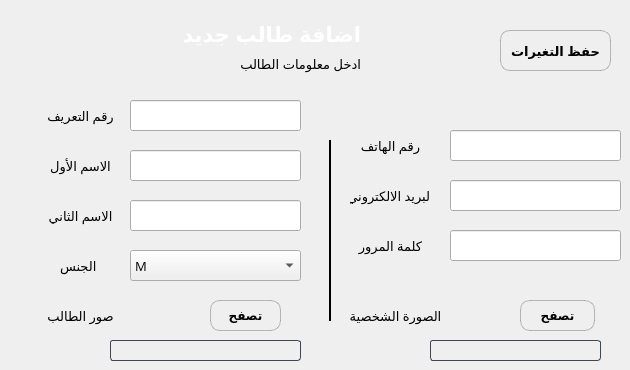
    <widget class="QWidget" name="tab_1">
     <property name="styleSheet">
      <string notr="true">#btn10,#btn11,#btn12{
	background-color: transparent;
    border: 1px solid rgba(93, 93, 91,100);
    border-radius:10px;
}
#btn10:hover{
	background-color: rgb(72, 76, 83);
}

#btn11:hover{
	background-color: rgb(72, 76, 83);
}
#btn10:pressed{
	background-color: rgb(28, 31, 36);
}

#btn11:pressed{
	background-color: rgb(28, 31, 36);
}

#btn12:hover{
	background-color: rgb(72, 76, 83);
}
#btn12:pressed{
	background-color: rgb(28, 31, 36);
}</string>
     </property>
     <attribute name="title">
      <string>تسجيل</string>
     </attribute>
     <widget class="QLabel" name="label_13">
      <property name="geometry">
       <rect>
        <x>110</x>
        <y>50</y>
        <width>251</width>
        <height>29</height>
       </rect>
      </property>
      <property name="font">
       <font>
        <family>Segoe UI</family>
        <pointsize>10</pointsize>
        <italic>false</italic>
        <bold>false</bold>
        <kerning>true</kerning>
       </font>
      </property>
      <property name="layoutDirection">
       <enum>Qt::LayoutDirection::LeftToRight</enum>
      </property>
      <property name="styleSheet">
       <string notr="true"/>
      </property>
      <property name="text">
       <string>ادخل معلومات الطالب</string>
      </property>
      <property name="scaledContents">
       <bool>true</bool>
      </property>
      <property name="alignment">
       <set>Qt::AlignmentFlag::AlignLeading|Qt::AlignmentFlag::AlignLeft|Qt::AlignmentFlag::AlignVCenter</set>
      </property>
     </widget>
     <widget class="QLabel" name="label_12">
      <property name="geometry">
       <rect>
        <x>110</x>
        <y>20</y>
        <width>251</width>
        <height>29</height>
       </rect>
      </property>
      <property name="font">
       <font>
        <family>Segoe UI</family>
        <pointsize>16</pointsize>
        <bold>true</bold>
        <kerning>true</kerning>
       </font>
      </property>
      <property name="layoutDirection">
       <enum>Qt::LayoutDirection::LeftToRight</enum>
      </property>
      <property name="styleSheet">
       <string notr="true">color: rgb(255, 255, 255);</string>
      </property>
      <property name="text">
       <string>اضافة طالب جديد</string>
      </property>
      <property name="scaledContents">
       <bool>true</bool>
      </property>
      <property name="alignment">
       <set>Qt::AlignmentFlag::AlignLeading|Qt::AlignmentFlag::AlignLeft|Qt::AlignmentFlag::AlignVCenter</set>
      </property>
     </widget>
     <widget class="QLabel" name="label_11">
      <property name="geometry">
       <rect>
        <x>30</x>
        <y>20</y>
        <width>61</width>
        <height>61</height>
       </rect>
      </property>
      <property name="styleSheet">
       <string notr="true">image: url(:/images/images/images/prof12.png);</string>
      </property>
      <property name="text">
       <string/>
      </property>
      <property name="pixmap">
       <pixmap>../../../.designer/src/student.png</pixmap>
      </property>
      <property name="scaledContents">
       <bool>true</bool>
      </property>
     </widget>
     <widget class="QLineEdit" name="tb10">
      <property name="geometry">
       <rect>
        <x>130</x>
        <y>100</y>
        <width>171</width>
        <height>31</height>
       </rect>
      </property>
      <property name="font">
       <font>
        <family>Poppins Medium</family>
        <pointsize>10</pointsize>
       </font>
      </property>
      <property name="styleSheet">
       <string notr="true"/>
      </property>
      <property name="text">
       <string/>
      </property>
     </widget>
     <widget class="QLabel" name="label_15">
      <property name="geometry">
       <rect>
        <x>40</x>
        <y>150</y>
        <width>81</width>
        <height>31</height>
       </rect>
      </property>
      <property name="font">
       <font>
        <family>Open Sans</family>
        <pointsize>10</pointsize>
        <italic>false</italic>
        <bold>false</bold>
        <kerning>true</kerning>
       </font>
      </property>
      <property name="layoutDirection">
       <enum>Qt::LayoutDirection::LeftToRight</enum>
      </property>
      <property name="styleSheet">
       <string notr="true"/>
      </property>
      <property name="text">
       <string>الاسم الأول</string>
      </property>
      <property name="scaledContents">
       <bool>true</bool>
      </property>
      <property name="alignment">
       <set>Qt::AlignmentFlag::AlignCenter</set>
      </property>
     </widget>
     <widget class="Line" name="line">
      <property name="geometry">
       <rect>
        <x>320</x>
        <y>140</y>
        <width>20</width>
        <height>181</height>
       </rect>
      </property>
      <property name="styleSheet">
       <string notr="true"/>
      </property>
      <property name="frameShadow">
       <enum>QFrame::Shadow::Plain</enum>
      </property>
      <property name="lineWidth">
       <number>2</number>
      </property>
      <property name="orientation">
       <enum>Qt::Orientation::Vertical</enum>
      </property>
     </widget>
     <widget class="QLabel" name="label_17">
      <property name="geometry">
       <rect>
        <x>60</x>
        <y>250</y>
        <width>41</width>
        <height>31</height>
       </rect>
      </property>
      <property name="font">
       <font>
        <family>Open Sans</family>
        <pointsize>10</pointsize>
        <italic>false</italic>
        <bold>false</bold>
        <kerning>true</kerning>
       </font>
      </property>
      <property name="layoutDirection">
       <enum>Qt::LayoutDirection::LeftToRight</enum>
      </property>
      <property name="styleSheet">
       <string notr="true"/>
      </property>
      <property name="text">
       <string>الجنس</string>
      </property>
      <property name="scaledContents">
       <bool>true</bool>
      </property>
      <property name="alignment">
       <set>Qt::AlignmentFlag::AlignRight|Qt::AlignmentFlag::AlignTrailing|Qt::AlignmentFlag::AlignVCenter</set>
      </property>
     </widget>
     <widget class="QComboBox" name="cb10">
      <property name="geometry">
       <rect>
        <x>130</x>
        <y>250</y>
        <width>171</width>
        <height>31</height>
       </rect>
      </property>
      <property name="font">
       <font>
        <family>Open Sans</family>
        <pointsize>10</pointsize>
       </font>
      </property>
      <property name="styleSheet">
       <string notr="true"/>
      </property>
      <item>
       <property name="text">
        <string>M</string>
       </property>
      </item>
      <item>
       <property name="text">
        <string>F</string>
       </property>
      </item>
     </widget>
     <widget class="QLabel" name="label_16">
      <property name="geometry">
       <rect>
        <x>40</x>
        <y>200</y>
        <width>81</width>
        <height>31</height>
       </rect>
      </property>
      <property name="font">
       <font>
        <family>Open Sans</family>
        <pointsize>10</pointsize>
        <italic>false</italic>
        <bold>false</bold>
        <kerning>true</kerning>
       </font>
      </property>
      <property name="layoutDirection">
       <enum>Qt::LayoutDirection::LeftToRight</enum>
      </property>
      <property name="styleSheet">
       <string notr="true"/>
      </property>
      <property name="text">
       <string>الاسم الثاني</string>
      </property>
      <property name="scaledContents">
       <bool>true</bool>
      </property>
      <property name="alignment">
       <set>Qt::AlignmentFlag::AlignCenter</set>
      </property>
     </widget>
     <widget class="QLineEdit" name="tb11">
      <property name="geometry">
       <rect>
        <x>130</x>
        <y>150</y>
        <width>171</width>
        <height>31</height>
       </rect>
      </property>
      <property name="font">
       <font>
        <family>Poppins Medium</family>
        <pointsize>10</pointsize>
       </font>
      </property>
      <property name="styleSheet">
       <string notr="true"/>
      </property>
      <property name="text">
       <string/>
      </property>
     </widget>
     <widget class="QLineEdit" name="tb12">
      <property name="geometry">
       <rect>
        <x>130</x>
        <y>200</y>
        <width>171</width>
        <height>31</height>
       </rect>
      </property>
      <property name="font">
       <font>
        <family>Poppins Medium</family>
        <pointsize>10</pointsize>
       </font>
      </property>
      <property name="styleSheet">
       <string notr="true"/>
      </property>
      <property name="text">
       <string/>
      </property>
     </widget>
     <widget class="QLabel" name="label_14">
      <property name="geometry">
       <rect>
        <x>40</x>
        <y>100</y>
        <width>81</width>
        <height>31</height>
       </rect>
      </property>
      <property name="font">
       <font>
        <family>Open Sans</family>
        <pointsize>10</pointsize>
        <italic>false</italic>
        <bold>false</bold>
        <kerning>true</kerning>
       </font>
      </property>
      <property name="layoutDirection">
       <enum>Qt::LayoutDirection::LeftToRight</enum>
      </property>
      <property name="styleSheet">
       <string notr="true"/>
      </property>
      <property name="text">
       <string>رقم التعريف</string>
      </property>
      <property name="scaledContents">
       <bool>true</bool>
      </property>
      <property name="alignment">
       <set>Qt::AlignmentFlag::AlignCenter</set>
      </property>
     </widget>
     <widget class="QLabel" name="label_18">
      <property name="geometry">
       <rect>
        <x>350</x>
        <y>130</y>
        <width>81</width>
        <height>31</height>
       </rect>
      </property>
      <property name="font">
       <font>
        <family>Open Sans</family>
        <pointsize>10</pointsize>
        <italic>false</italic>
        <bold>false</bold>
        <kerning>true</kerning>
       </font>
      </property>
      <property name="layoutDirection">
       <enum>Qt::LayoutDirection::LeftToRight</enum>
      </property>
      <property name="styleSheet">
       <string notr="true"/>
      </property>
      <property name="text">
       <string>رقم الهاتف</string>
      </property>
      <property name="scaledContents">
       <bool>true</bool>
      </property>
      <property name="alignment">
       <set>Qt::AlignmentFlag::AlignCenter</set>
      </property>
     </widget>
     <widget class="QLabel" name="label_19">
      <property name="geometry">
       <rect>
        <x>350</x>
        <y>180</y>
        <width>81</width>
        <height>31</height>
       </rect>
      </property>
      <property name="font">
       <font>
        <family>Open Sans</family>
        <pointsize>10</pointsize>
        <italic>false</italic>
        <bold>false</bold>
        <kerning>true</kerning>
       </font>
      </property>
      <property name="layoutDirection">
       <enum>Qt::LayoutDirection::LeftToRight</enum>
      </property>
      <property name="styleSheet">
       <string notr="true"/>
      </property>
      <property name="text">
       <string>البريد الالكتروني</string>
      </property>
      <property name="scaledContents">
       <bool>true</bool>
      </property>
      <property name="alignment">
       <set>Qt::AlignmentFlag::AlignCenter</set>
      </property>
     </widget>
     <widget class="QLineEdit" name="tb13">
      <property name="geometry">
       <rect>
        <x>450</x>
        <y>130</y>
        <width>171</width>
        <height>31</height>
       </rect>
      </property>
      <property name="font">
       <font>
        <family>Poppins Medium</family>
        <pointsize>10</pointsize>
       </font>
      </property>
      <property name="styleSheet">
       <string notr="true"/>
      </property>
      <property name="text">
       <string/>
      </property>
     </widget>
     <widget class="QLineEdit" name="tb14">
      <property name="geometry">
       <rect>
        <x>450</x>
        <y>180</y>
        <width>171</width>
        <height>31</height>
       </rect>
      </property>
      <property name="font">
       <font>
        <family>Poppins Medium</family>
        <pointsize>10</pointsize>
       </font>
      </property>
      <property name="styleSheet">
       <string notr="true"/>
      </property>
      <property name="text">
       <string/>
      </property>
     </widget>
     <widget class="QLabel" name="label_191">
      <property name="geometry">
       <rect>
        <x>350</x>
        <y>300</y>
        <width>91</width>
        <height>31</height>
       </rect>
      </property>
      <property name="font">
       <font>
        <family>Open Sans</family>
        <pointsize>10</pointsize>
        <italic>false</italic>
        <bold>false</bold>
        <kerning>true</kerning>
       </font>
      </property>
      <property name="layoutDirection">
       <enum>Qt::LayoutDirection::LeftToRight</enum>
      </property>
      <property name="styleSheet">
       <string notr="true"/>
      </property>
      <property name="text">
       <string>الصورة الشخصية</string>
      </property>
      <property name="scaledContents">
       <bool>true</bool>
      </property>
      <property name="alignment">
       <set>Qt::AlignmentFlag::AlignCenter</set>
      </property>
     </widget>
     <widget class="QPushButton" name="btn10">
      <property name="geometry">
       <rect>
        <x>520</x>
        <y>300</y>
        <width>75</width>
        <height>31</height>
       </rect>
      </property>
      <property name="font">
       <font>
        <family>Open Sans</family>
        <bold>true</bold>
       </font>
      </property>
      <property name="styleSheet">
       <string notr="true"/>
      </property>
      <property name="text">
       <string>تصفح</string>
      </property>
     </widget>
     <widget class="QPushButton" name="btn11">
      <property name="geometry">
       <rect>
        <x>500</x>
        <y>30</y>
        <width>111</width>
        <height>41</height>
       </rect>
      </property>
      <property name="font">
       <font>
        <family>Open Sans</family>
        <pointsize>10</pointsize>
        <bold>true</bold>
       </font>
      </property>
      <property name="styleSheet">
       <string notr="true"/>
      </property>
      <property name="text">
       <string>حفظ التغيرات</string>
      </property>
     </widget>
     <widget class="QLabel" name="filenamelabel">
      <property name="geometry">
       <rect>
        <x>430</x>
        <y>340</y>
        <width>171</width>
        <height>21</height>
       </rect>
      </property>
      <property name="font">
       <font>
        <family>Myriad Pro Light</family>
        <bold>true</bold>
       </font>
      </property>
      <property name="styleSheet">
       <string notr="true">border-radius:3px;
border:1px solid rgb(63, 70, 87);</string>
      </property>
      <property name="text">
       <string/>
      </property>
     </widget>
     <widget class="QLabel" name="label_192">
      <property name="geometry">
       <rect>
        <x>380</x>
        <y>340</y>
        <width>41</width>
        <height>21</height>
       </rect>
      </property>
      <property name="styleSheet">
       <string notr="true">image: url(:/images/images/images/picture-svgrepo-com.svg);</string>
      </property>
      <property name="text">
       <string/>
      </property>
     </widget>
     <widget class="QLabel" name="label_193">
      <property name="geometry">
       <rect>
        <x>350</x>
        <y>230</y>
        <width>81</width>
        <height>31</height>
       </rect>
      </property>
      <property name="font">
       <font>
        <family>Open Sans</family>
        <pointsize>10</pointsize>
        <italic>false</italic>
        <bold>false</bold>
        <kerning>true</kerning>
       </font>
      </property>
      <property name="layoutDirection">
       <enum>Qt::LayoutDirection::LeftToRight</enum>
      </property>
      <property name="styleSheet">
       <string notr="true"/>
      </property>
      <property name="text">
       <string>كلمة المرور</string>
      </property>
      <property name="scaledContents">
       <bool>true</bool>
      </property>
      <property name="alignment">
       <set>Qt::AlignmentFlag::AlignCenter</set>
      </property>
     </widget>
     <widget class="QLineEdit" name="tb15">
      <property name="geometry">
       <rect>
        <x>450</x>
        <y>230</y>
        <width>171</width>
        <height>31</height>
       </rect>
      </property>
      <property name="font">
       <font>
        <family>Poppins Medium</family>
        <pointsize>10</pointsize>
       </font>
      </property>
      <property name="styleSheet">
       <string notr="true"/>
      </property>
      <property name="text">
       <string/>
      </property>
     </widget>
     <widget class="QLabel" name="label_194">
      <property name="geometry">
       <rect>
        <x>30</x>
        <y>300</y>
        <width>101</width>
        <height>31</height>
       </rect>
      </property>
      <property name="font">
       <font>
        <family>Open Sans</family>
        <pointsize>10</pointsize>
        <italic>false</italic>
        <bold>false</bold>
        <kerning>true</kerning>
       </font>
      </property>
      <property name="layoutDirection">
       <enum>Qt::LayoutDirection::LeftToRight</enum>
      </property>
      <property name="styleSheet">
       <string notr="true"/>
      </property>
      <property name="text">
       <string>صور الطالب</string>
      </property>
      <property name="scaledContents">
       <bool>true</bool>
      </property>
      <property name="alignment">
       <set>Qt::AlignmentFlag::AlignCenter</set>
      </property>
     </widget>
     <widget class="QPushButton" name="btn12">
      <property name="geometry">
       <rect>
        <x>210</x>
        <y>300</y>
        <width>71</width>
        <height>31</height>
       </rect>
      </property>
      <property name="font">
       <font>
        <family>Open Sans</family>
        <bold>true</bold>
       </font>
      </property>
      <property name="styleSheet">
       <string notr="true"/>
      </property>
      <property name="text">
       <string>تصفح</string>
      </property>
     </widget>
     <widget class="QLabel" name="label_195">
      <property name="geometry">
       <rect>
        <x>60</x>
        <y>340</y>
        <width>41</width>
        <height>21</height>
       </rect>
      </property>
      <property name="styleSheet">
       <string notr="true">image: url(:/images/images/images/picture-svgrepo-com.svg);</string>
      </property>
      <property name="text">
       <string/>
      </property>
     </widget>
     <widget class="QLabel" name="filenamelabel_4">
      <property name="geometry">
       <rect>
        <x>110</x>
        <y>340</y>
        <width>191</width>
        <height>21</height>
       </rect>
      </property>
      <property name="font">
       <font>
        <family>Myriad Pro Light</family>
        <bold>true</bold>
       </font>
      </property>
      <property name="styleSheet">
       <string notr="true">border-radius:3px;
border:1px solid rgb(63, 70, 87);</string>
      </property>
      <property name="text">
       <string/>
      </property>
     </widget>
    </widget>
